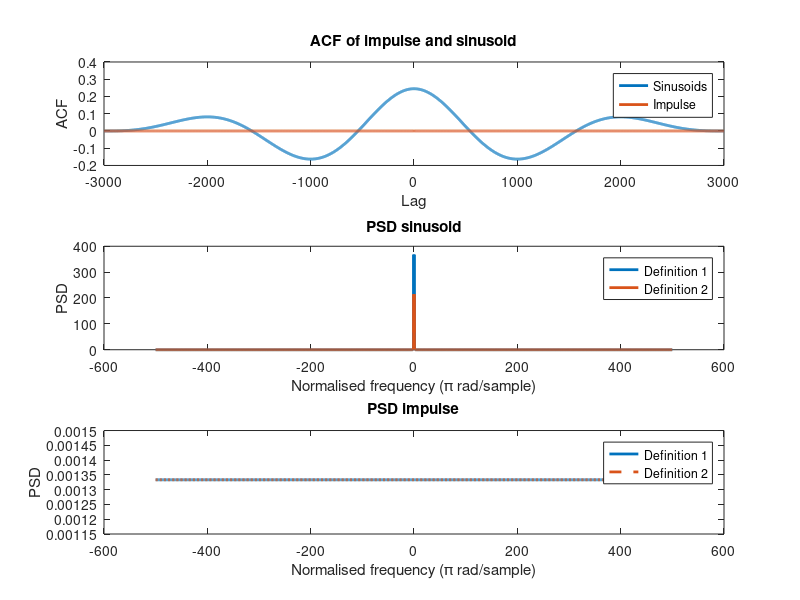

This figure's MATLAB source: (Note: this script raises an error after producing the figure.)
%% 1_1_a
clear all;
close all;
clc;

Fs = 1000; 
T = 1/Fs; 
L = 3000; 
t = (0:L-1)*T; 


S1 = zeros(size(t));
S1(1500) = 2;
Rxx1 = xcorr(S1, 'biased');
f1 = -Fs/2:Fs/length(Rxx1):Fs/2 - Fs/length(Rxx1);
P_rxx1 = abs(fftshift(fft(Rxx1)));
periodogram = (abs(fftshift(fft(S1))).^2)/L;
f2 = -Fs/2:Fs/length(periodogram):Fs/2 - Fs/length(periodogram);

S2 = 0.7 * sin(2*pi*0.5*t);
Rxx2 = xcorr(S2, 'biased');
P_rxx2 = abs(fftshift(fft(Rxx2)));
periodogram2 = (abs(fftshift(fft(S2))).^2)/L;

figure;
subplot(3, 1, 1);
plot([-L+1:L-1], Rxx2, 'LineWidth', 2);
hold on;
plot([-L+1:L-1], Rxx1, 'LineWidth', 2);
legend('Sinusoids', 'Impulse');
title('ACF of impulse and sinusoid');
xlabel('Lag');
ylabel('ACF');

subplot(3, 1, 2);
plot(f1, P_rxx2, 'LineWidth', 2);
hold on;
plot(f2, periodogram2,'LineWidth', 2);
legend('Definition 1', 'Definition 2');
title('PSD sinusoid');
xlabel('Normalised frequency (\pi rad/sample)');
ylabel('PSD');

subplot(3, 1, 3);
plot(f1, P_rxx1, 'LineWidth', 2);
hold on;
plot(f2, periodogram, '--', 'LineWidth', 2);
legend('Definition 1', 'Definition 2');
title('PSD impulse');
xlabel('Normalised frequency (\pi rad/sample)');
ylabel('PSD');

%% Part 1_2_a
close all;
clear all;
clc;
load sunspot.dat 

data = sunspot(:,2);
[periodogram_sunspot,w] = periodogram(data);
w = w/pi;
data_processed = detrend(data - mean(data));
periodogram_sunspot_processed = periodogram(data_processed);
log_data = log10(data);
log_data(isinf(log_data)) = 0;
log_data_1_processed = log_data - mean(log_data);
log_periodogram_1 = periodogram(log_data_1_processed);

figure
plot(w,10*log10(periodogram_sunspot));hold on
plot(w,10*log10(periodogram_sunspot_processed));hold on
plot(w,10*log10(log_periodogram_1));
ylim([-100,100])
title('sunspot series periodogram');
xlabel('normalized frequency (rad)');
ylabel('PSD');
legend('raw','centered, detrended','logarithmic data centered, detrended')

%% Part 1_2_b
close all;
clear all;
clc;

load EEG_Data\EEG_Data\EEG_Data_Assignment1.mat

L = length(POz);
T=1/fs;

pxx_10 = pwelch(POz,10*fs,0,L,fs);
pxx_5 = pwelch(POz,5*fs,0,L,fs);
pxx_1 = pwelch(POz,fs,0,L,fs);
[pxx,f] = pwelch(POz,L,0,L,fs);


figure
subplot(2,2,1)
plot(f,10*log10(pxx))
title('PSD');
xlabel('frequency');
ylabel('power');
xlim([1, 50])

subplot(2,2,2)
plot(f,10*log10(pxx_5))
title('PSD 5s window')
xlabel('freq (Hz)')
ylabel('Power')
xlim([1, 50])

subplot(2,2,3)
plot(f,10*log10(pxx_1))
title('PSD 1s window')
xlabel('freq (Hz)')
ylabel('Power')
xlim([1, 50])

subplot(2,2,4)
plot(f,10*log10(pxx_10))
title('PSD 10s window')
xlabel('freq (Hz)')
ylabel('Power')
xlim([1, 50])


%% Part 1_3
close all;
clear all;
clc;

t = [0:0.01:99.99]; 
fs = 10; 

noisy_sinusoid = 3*sin(2*5*pi*t) + randn(size(t)); 
noise = randn(size(t));
AR = arima('Constant', 0,'AR',{2.21, -2.94, 2.17, -0.96},'Variance',1);
filtered_noise = simulate(AR, length(t));

[PSD1, f] = correlogram(noisy_sinusoid, 'biased', fs);
[PSD1_unbiased, f] = correlogram(noisy_sinusoid, 'unbiased', fs);

[PSD2, f] = correlogram(noise, 'biased', fs);
[PSD2_unbiased, f] = correlogram(noise, 'unbiased', fs);

[PSD3, f] = correlogram(filtered_noise, 'biased', fs);
[PSD3_unbiased, f] = correlogram(filtered_noise, 'unbiased', fs);

f = 2*f/fs; 

figure(1);
subplot(2, 3, 1); plot(t, ACF(noisy_sinusoid, 'biased')); 
xlabel('Time'); 
ylabel('ACF'); title('ACF of Noisy Sinusoid (Biased)');

subplot(2, 3, 2); plot(t, ACF(noise, 'biased')); 
xlabel('Time (s)');
ylabel('ACF'); title('ACF of WGN (Biased)');

subplot(2, 3, 3); plot(t, ACF(filtered_noise, 'biased')); 
xlabel('Time');
ylabel('ACF'); title('ACF of AR(4) Process (Biased)');

subplot(2, 3, 4); plot(t, ACF(noisy_sinusoid, 'unbiased')); 
xlabel('Time'); 
ylabel('ACF'); title('ACF of Noisy Sinusoid (Unbiased)');

subplot(2, 3, 5); plot(t, ACF(noise, 'unbiased')); 
xlabel('Time');
ylabel('ACF'); title('ACF of WGN (Unbiased)');

subplot(2, 3, 6); plot(t, ACF(filtered_noise, 'unbiased')); 
xlabel('Time (s)');
ylabel('ACF'); title('ACF of AR(4) Process (Unbiased)');


figure(2);
subplot(3, 2, 1); plot(f, 10*log10(PSD1)); 
set(gca,'fontsize', 14); xlabel('Normalized Frequency'); 
ylabel('PSD(dB)'); title('Biased Noisy Sinusoid PSD');xlim([0,0.8])

subplot(3, 2, 3); plot(f, 10*log10(PSD2)); 
set(gca,'fontsize', 14); xlabel('Normalized Frequency');
ylabel('PSD(dB)'); title('Biased WGN PSD');xlim([0,0.8])

subplot(3, 2, 5); plot(f, 10*log10(PSD3)); 
set(gca,'fontsize', 14); xlabel('Normalized Frequency');
ylabel('PSD(dB)'); title('Biased Filtered WGN PSD');xlim([0,0.8])


subplot(3, 2, 2); plot(f, 10*log10(PSD1_unbiased)); 
set(gca,'fontsize', 14); xlabel('Normalized Frequency'); 
ylabel('PSD(dB)'); title('Unbiased Noisy Sinusoid PSD');xlim([0,0.8])

subplot(3, 2, 4); plot(f, 10*log10(PSD2_unbiased)); 
set(gca,'fontsize', 14); xlabel('Normalized Frequency');
ylabel('PSD(dB)'); title('Unbiased WGN PSD');xlim([0,0.8])

subplot(3, 2, 6); plot(f, 10*log10(PSD3_unbiased)); 
set(gca,'fontsize', 14); xlabel('Normalized Frequency');
ylabel('PSD(dB)'); title('Unbiased Filtered WGN PSD');

xlim([0,0.8])

%% Part 1_3_b/c 
clc; clear all; close all;

t = [0:0.01:9.99]; fs = 10; PSD_vect = [];

noisy_sinusoid = repmat(sin(2*pi*30*t), 1000, 1)' + 5*randn(1000, 1000);
figure(1);
for i = 1:100
    [PSD, f] = correlogram(noisy_sinusoid(:, i), 'biased', fs);
    f = 2*f/fs;
    subplot(2, 2, 1); hold on;
    plot(f, PSD, 'b'); hold off;

    subplot(2, 2, 3); hold on;
    plot(f, 10*log10(PSD), 'b'); hold off;
    PSD_vect = [PSD_vect; PSD]; 
end

subplot(2, 2, 1); hold on; plot(f, mean(PSD_vect, 1), 'r'); set(gca,'fontsize', 12);
xlabel('Normalized Frequency'); ylabel('PSD');
title('100 PSD estimates of a noisy sinusoid with their mean'); hold off;

subplot(2, 2, 2); hold on; plot(f, std(PSD_vect, 1)); set(gca,'fontsize', 12);
xlabel('Normalized Frequency'); ylabel('PSD');
title('Standard deviation of PSD estimate'); hold off;

subplot(2, 2, 3); hold on; plot(f, 10*log10(mean(PSD_vect, 1)), 'r'); set(gca,'fontsize', 12);
xlabel('Normalized Frequency'); ylabel('PSD(dB)');

title('100 PSD estimates of a noisy sinusoid (dB) with their mean');hold off;
subplot(2, 2, 4); hold on; plot(f, 10*log10(std(PSD_vect, 1))); set(gca,'fontsize', 12);
xlabel('Normalized Frequency'); ylabel('PSD(dB)');
title('Standard deviation of PSD estimate (dB)'); hold off;

%% part 1_3_d
clc; clear all; close all;
t = [0:0.5:50];
pts = [10, 50, 100];
PSDd = zeros(3,length(t));
x = zeros(1,length(t));

for i=1:length(pts)
    
    n = 1:pts(i);
    noise = 0.2*(randn(size(n))+1j*randn(size(n)));
    x(1:pts(i)) = 0.3* exp(1j*2*pi*0.2*n)+ 0.5*exp(1j*2*0.25*pi*n)+ noise;
    PSDd(i,:) = fft(x);  
end

normf = linspace(0, 1, length(PSDd(1,:)));
figure
plot(normf,abs(PSDd(1,:)))
hold on
plot(normf,abs(PSDd(2,:)))
plot(normf,abs(PSDd(3,:)))
xlim([0 0.6])
xlabel('Normalised Frequency')
ylabel('Magnitude')
set(gca, 'Fontsize', 15)
legend('n = 10','n = 50','n = 100')
title('PSD of complex exponential', 'Fontsize', 14)

%% part 1_3_e
clc; clear all; close all;

n = 0:30;
noise = 0.1*(randn(size(n))+1j*randn(size(n)));
x = 0.5*exp(1j*2*pi*0.5*n)+ 0.4*exp(1j*2*0.52*pi*n)+ noise;

tic
[X,R] = corrmtx(x, 14, 'mod'); 
[S,F] = pmusic(R, 2, [ ], 1, 'corr');
toc

tic
[Pxx, w] = periodogram(x);
toc 

figure(1); subplot(1, 2, 1);
plot(2*F,S); set(gca,'fontsize', 14);xlim([0.7,1.3]);
xlabel('Frequency (Hz)'); 
ylabel('Pseudospectrum'); title('MUSIC Pseudospectrum')
subplot(1, 2, 2); plot(w/pi, Pxx); set(gca,'fontsize', 14);xlim([0.7,1.3])
ylabel('PSD');
xlabel('Frequency (Hz)'); title('Standard PSD Estimate')

%% functions


function sol = ACF(x, biased)
    sol = []; N = length(x);
    for k=0:N-1
        if strcmp(biased, 'biased')
            a = (1/N);
        else
            a = (1/(N-k)); 
        end
        sol(k+1) = a * dot(x(k+1:N), conj(x(1:N-k)));
    end
end

function [PSD, f] = correlogram(s, biased, fs) 
    PSD = abs(fft(ACF(s, biased))); L = length(s);
    PSD = PSD(1:floor(L/2)+1);
    f = (fs/2)*[0:length(PSD)- 1]/length(PSD);
end